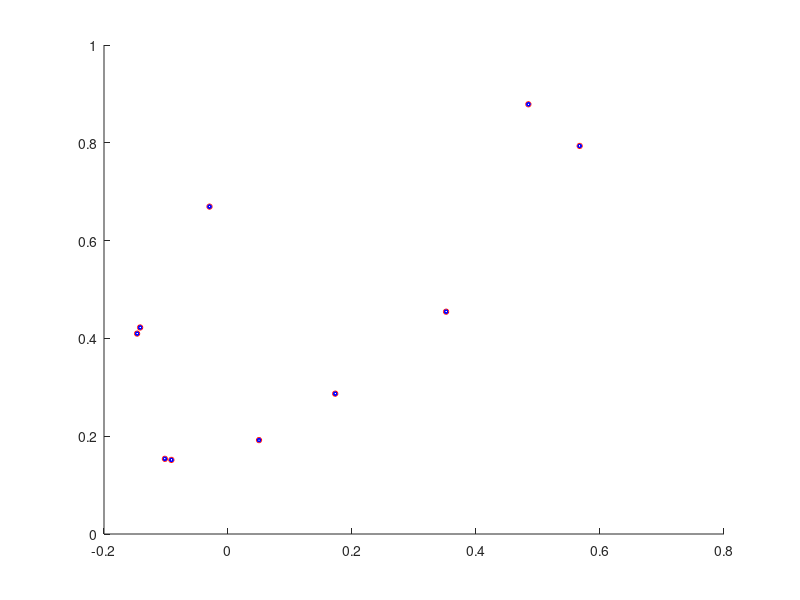

Here is the MATLAB script that generated this plot:
clc;
clear all;
format long;

function local = X0(m,bL,bU)
  n = size(bL,2);
  local = zeros(m,n);
  for i = 1:m
    for j = 1:n
      local(i,j) = bL(j) + (bU(j) - bL(j))*rand();
    endfor
  endfor
end

x0      = 0;
y0      = 0;
r1      = 1.08913;
r2      = 0.42255;
r3      = 0.96444;
r4      = 0.58781;
rcx     = 0.39137;
rcy     = 0.42950;
theta0  = 0.00000;
theta2  = X0(10,0,2*pi);
%theta2 = 4;
theta4  = X0(10,0,2*pi);

delta = 0.00001;

r1_rand = X0(100, r1-delta, r1+delta);
r2_rand = X0(100, r2-delta, r2+delta);
r3_rand = X0(100, r3-delta, r3+delta);
r4_rand = X0(100, r4-delta, r4+delta);
rcx_rand = X0(100, rcx-delta, rcx+delta);
rcy_rand = X0(100, rcy-delta, rcy+delta);

l1 = r1_rand./r2_rand;
l2 = r1_rand./r3_rand;
l3 = (r4_rand.^2-r1_rand.^2-r2_rand.^2-r3_rand.^2)/(2*r2.*r3);

for ii = 1:size(theta2)(1)
  ka(:,ii) = cos(theta2)(ii) - l1  + l2 .* cos(theta2)(ii) + l3;
  kb(:,ii) = -2*sin(theta2)(ii);
  kc(:,ii) = l1 + (l2-1) .* cos(theta2)(ii) + l3;

  theta3 = 2*atan2(-kb-sqrt(kb.^2-4*ka.*kc),2*ka);
  
  rgenx(:,ii) = x0 + r2_rand*cos(theta2(ii)+theta0) + rcx_rand.*cos(theta3(:,ii)-theta0)-rcy_rand.*sin(theta3(:,ii)-theta0);
  rgeny(:,ii) = y0 + r2_rand*sin(theta2(ii)+theta0) + rcx_rand.*sin(theta3(:,ii)-theta0)+rcy_rand.*cos(theta3(:,ii)-theta0);
  
  rgenx_avg(ii) = mean(rgenx(:,ii));
  rgeny_avg(ii) = mean(rgeny(:,ii));
  
  rgenx_std(ii) = std(rgenx(:,ii));
  rgeny_std(ii) = std(rgeny(:,ii));
endfor





%rgenx_rand = X0(100, rgenx-delta, rgenx+delta);
%rgeny_rand = X0(100, rgeny-delta, rgeny+delta);

clf;
hold on;
scatter(rgenx_avg, rgeny_avg, 15, 'r');
scatter(rgenx_avg+rgenx_std, rgeny_avg, 5, 'b');
scatter(rgenx_avg-rgenx_std, rgeny_avg, 5, 'b');
scatter(rgenx_avg, rgeny_avg+rgeny_std, 5, 'b');
scatter(rgenx_avg, rgeny_avg-rgeny_std, 5, 'b');
hold off;